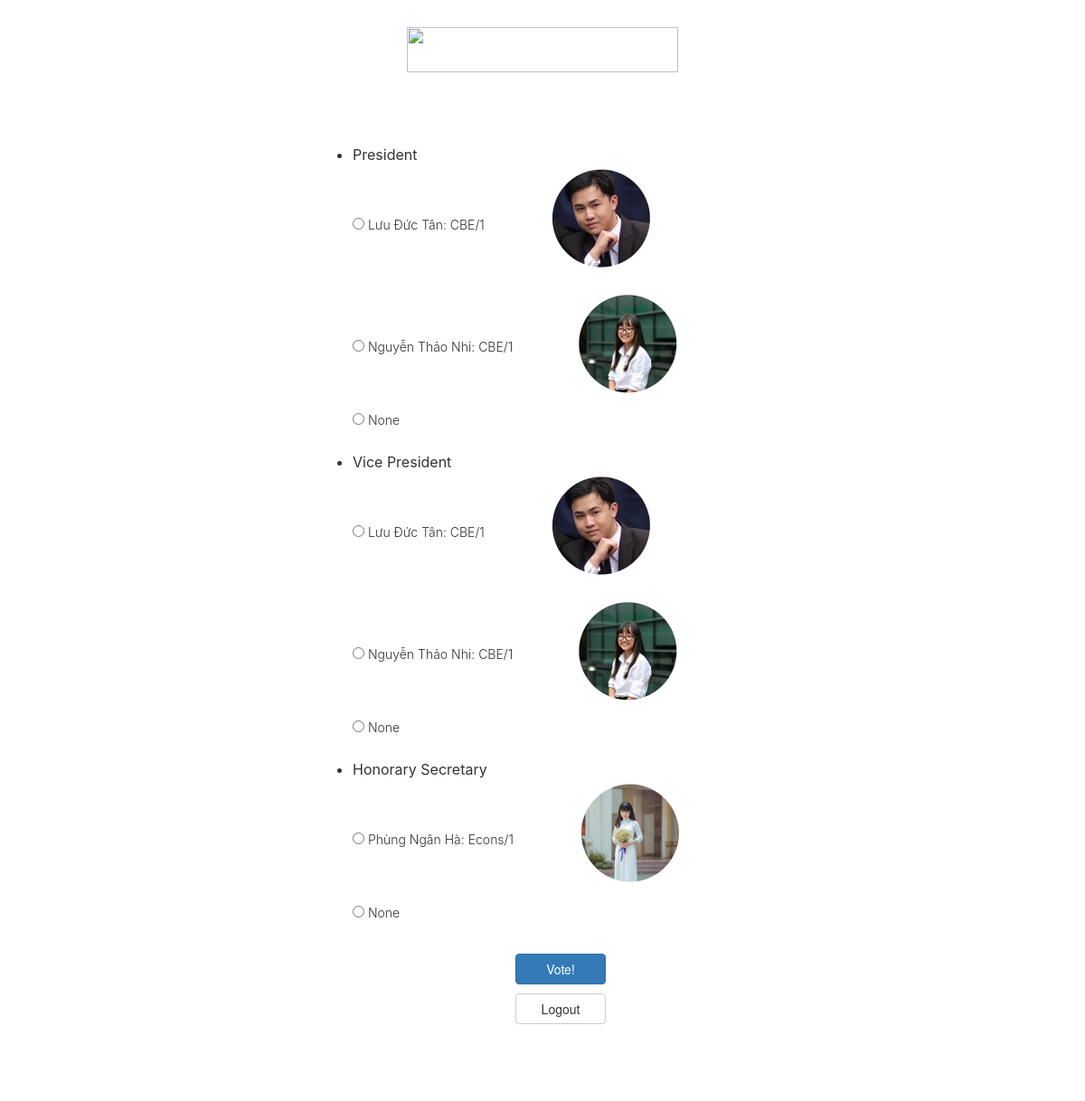
The app's page /vote/ (signed in) with its own data.
### polls/models.py (models this page shows, shortened)
class Positions(models.Model):
	position = models.CharField(max_length=5,
		choices=(
			("PR", "President"),
			("VP", "Vice President"),
			("HG", "Honorary Secretary"),
			("None", "Choose position")
		),
		default="None"
	)

class Choice(models.Model):
	choice = models.ForeignKey(Positions, on_delete=models.CASCADE)
	applicant = models.ForeignKey(Applicant, on_delete=models.CASCADE)
	number_of_votes = models.IntegerField(default=0)
	class Meta:
		ordering = ['choice', '-number_of_votes']

class Applicant(models.Model):
	name = models.CharField(max_length=200)
	year = models.IntegerField(
		choices=(
			(1, '1'),
			(2, '2'),
			(3, '3'),
			(4, '4')
		),
		default=1
	)
	major = models.CharField(max_length=200)
	choices = models.ManyToManyField(Positions, through='Choice')
	image = models.ImageField(upload_to='applicant photos', blank=True)

### polls/views.py (the view)
# urls.py: path('', views.vote_or_not, name='vote'),
@login_required
def vote_or_not(request):
	match = Vote.objects.filter(voter=request.user)
	if match:
		return render(request, 'polls/voted.html', {'voted': True})
	else:
		return VoteView.as_view()(request)

### polls/views.py (called while the page is built)
	def get_context_data(self, **kwargs):
		context = super().get_context_data(**kwargs)
		context['previous_votes'] = [prev_vote.vote for prev_vote in Vote.objects.filter(voter=self.request.user)]
		return context

### polls/templates/polls/vote.html (shortened to what this page needs)
<!DOCTYPE html>
<html>
<head>
	<link rel="stylesheet" href="//maxcdn.bootstrapcdn.com/bootstrap/3.3.1/css/bootstrap.min.css"/>
</head>
<body>
	<div id="logo">
		<img style="width:300px; height:50px" src="http://vnntu.com/wordpress/wp-content/uploads/2015/01/Logo-type.png" alt="">
	</div>
	{% if positions_list %}
	<div class="jumbotron">
	<form class="form" method="post">
		<ul>
			{% for position in positions_list %}
				<li>{{ position.get_position_display }}</li>
				{% if previous_votes %}
					{% for choice in position.choice_set.all %}
						{% if choice in previous_votes %}
							<input type="radio" name="choice{{position.position}}" id = "choice{{forloop.counter}}" value = " {{choice.id}} " checked>
						{% else %}
							<input type="radio" name="choice{{position.position}}" id = "choice{{forloop.counter}}" value = " {{choice.id}} ">
						{% endif %}
						<label for="choice{{forloop.counter}}">{{ choice.applicant.name }}</label><br>
					{% endfor %}
				{% else %}
					{% for choice in position.choice_set.all %}
							<input type="radio" name="choice{{position.position}}" id = "choice{{forloop.counter}}" value = " {{choice.id}} ">
							<label for="choice{{forloop.counter}}">{{ choice.applicant.name }}: {{choice.applicant.major}}/{{choice.applicant.year}}</label>
							<img src="{{ choice.applicant.image.url }}" width="240"><br>
					{% endfor %}
				{% endif %}
				<input type="radio" name="choice{{position.position}}" id = "choice{{forloop.counter}}none" value = "0">
				<label for="choice{{forloop.counter}}none">None</label><br><br>
			{% endfor %}
			</ul>
		<button class="btn btn-primary center-block" type="submit">Vote!</button>
		<a class="btn btn-default" href="{% url 'logoutin' %}" >Logout</a>
	</form>
	</div>
	{% else %}
	No vote
	{% endif %}
</body>
</html>

### polls/templates/polls/vote.html (style rules this page uses)
body { background: url(https://images.unsplash.com/photo-1464639351491-a172c2aa2911?ixlib=rb-1.2.1&ixid=eyJhcHBfaWQiOjEyMDd9&auto=format&fit=crop&w=634&q=80); background:cover no-repeat; }
#logo { margin-left: auto; margin-right: auto; text-align: center; padding-top: 30px; }
.jumbotron { background: rgb(255, 255, 255); margin-top: 50px; width: 600px; height: auto; margin-left:auto; margin-right: auto; border-radius: 12px; padding-top: 10px; }
.btn { margin-bottom: 10px; margin-left: 220px; width: 100px; }
.form { padding-left:50px; margin-top: 20px; }
li { font-family: -apple-system, BlinkMacSystemFont, 'Segoe UI', Roboto, Oxygen, Ubuntu, Cantarell, 'Open Sans', 'Helvetica Neue', sans-serif; font-size: 16px; }
label { font-family: -apple-system, BlinkMacSystemFont, 'Segoe UI', Roboto, Oxygen, Ubuntu, Cantarell, 'Open Sans', 'Helvetica Neue', sans-serif; font-size: 14px; font-weight: 300; }

### records on screen
Positions: position "President"
Choice: applicant.name "Lưu Đức Tân", applicant.major "CBE", applicant.year "1", applicant.image (picture)
Choice: applicant.name "Nguyễn Thảo Nhi", applicant.major "CBE", applicant.year "1", applicant.image (picture)
Positions: position "Vice President"
Choice: applicant.name "Lưu Đức Tân", applicant.major "CBE", applicant.year "1", applicant.image (picture)
Choice: applicant.name "Nguyễn Thảo Nhi", applicant.major "CBE", applicant.year "1", applicant.image (picture)
Positions: position "Honorary Secretary"
Choice: applicant.name "Phùng Ngân Hà", applicant.major "Econs", applicant.year "1", applicant.image (picture)
